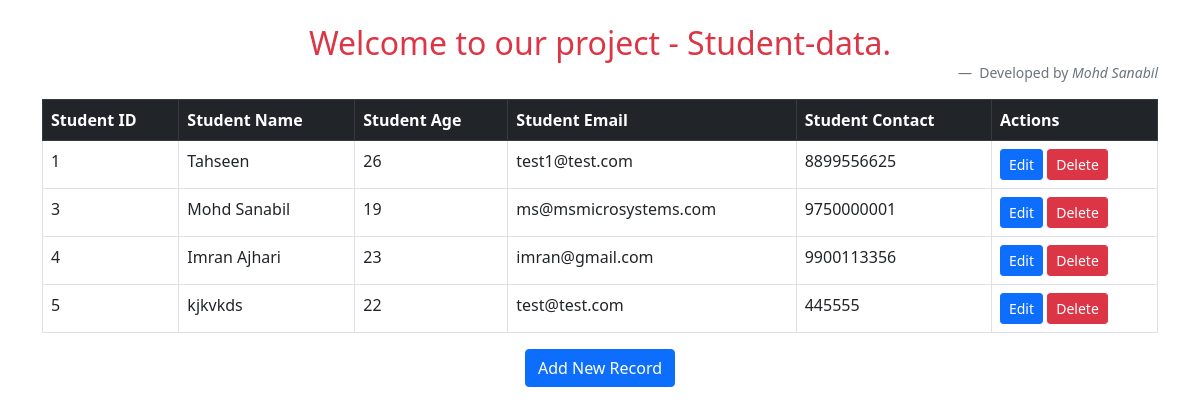
Before: / with the older database file.
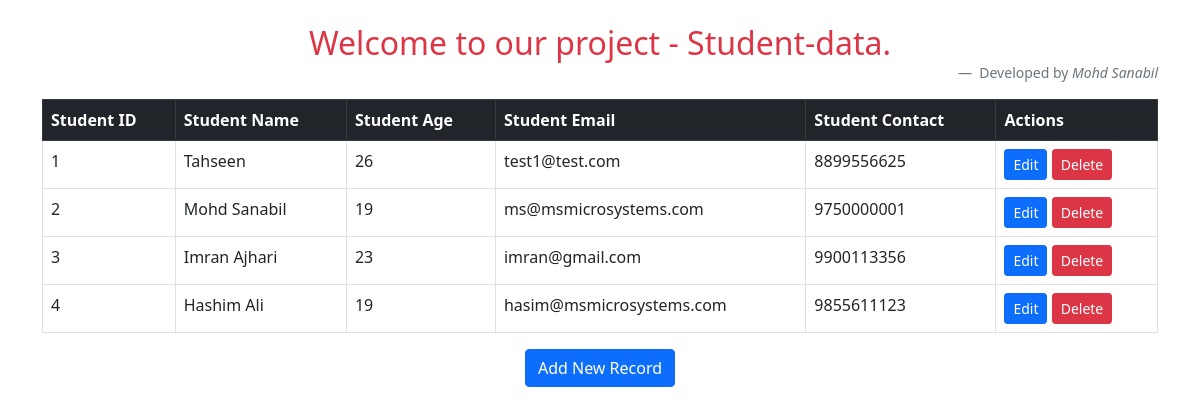
After: the same page with the newer database file.
### student/models.py (models this page shows, shortened)
class Student( models.Model ):
    s_id = models.IntegerField()
    s_name = models.CharField( max_length=50 )
    s_age = models.IntegerField()
    s_email = models.EmailField()
    s_contact = models.CharField( max_length=20 )

### student/views.py (the view)
# urls.py: path('', views.show, name='show'),
def show( request ):
    students_data = Student.objects.all()
    return render( request, 'show.html', {'data':students_data} )

### templates/show.html (shortened to what this page needs)
<!DOCTYPE html>
<html lang="en">
<head>
    <link href="https://cdn.jsdelivr.net/npm/bootstrap@5.0.2/dist/css/bootstrap.min.css" rel="stylesheet">
</head>
<body>
    <div class="container mt-4">
      <figure class="text-center">
        <blockquote class="blockquote">
          <h2 class="text-danger">Welcome to our project - Student-data.</h2>
        </blockquote>
        <figcaption class="blockquote-footer text-end">
          Developed by <cite title="Source Title">Mohd Sanabil</cite>
        </figcaption>
      </figure>
    <table class="table table-bordered">
        <thead class="table-dark">
          <th>Student ID</th>
          <th>Student Name</th>
          <th>Student Age</th>
          <th>Student Email</th>
          <th>Student Contact</th>
          <th>Actions</th>
        </thead>
        <tbody>
        {% if data %}
        {% for x in data %}
         <tr>
           <td>{{x.s_id}}</td>
           <td>{{x.s_name}}</td>
           <td>{{x.s_age}}</td>
           <td>{{x.s_email}}</td>
           <td>{{x.s_contact}}</td>
           <td>
            <a href="{% url 'edit' pk=x.id %}" class="btn btn-primary btn-sm">Edit</a>
            <a href="{% url 'delete' pk=x.id %}" class="btn btn-danger btn-sm">Delete</a>
           </td>
         </tr>
        {% endfor %}
        {% else %}
        <td colspan="6"><center><h3>No record found!</h3></center></td>
        {% endif %}
        </tbody>
      </table>
      <center><a href="{% url 'insert' %}" class="btn btn-primary">Add New Record</a></center>
    </div>
</body>
</html>

Changed rows visible on the page:
removed Student: s_id "5", s_name "kjkvkds", s_age "22", s_email "test@test.com", s_contact "445555"
changed Student "Mohd Sanabil": s_id "3" → "2"
changed Student "Imran Ajhari": s_id "4" → "3"
added Student: s_id "4", s_name "Hashim Ali", s_age "19", s_email "hasim@msmicrosystems.com", s_contact "9855611123"
